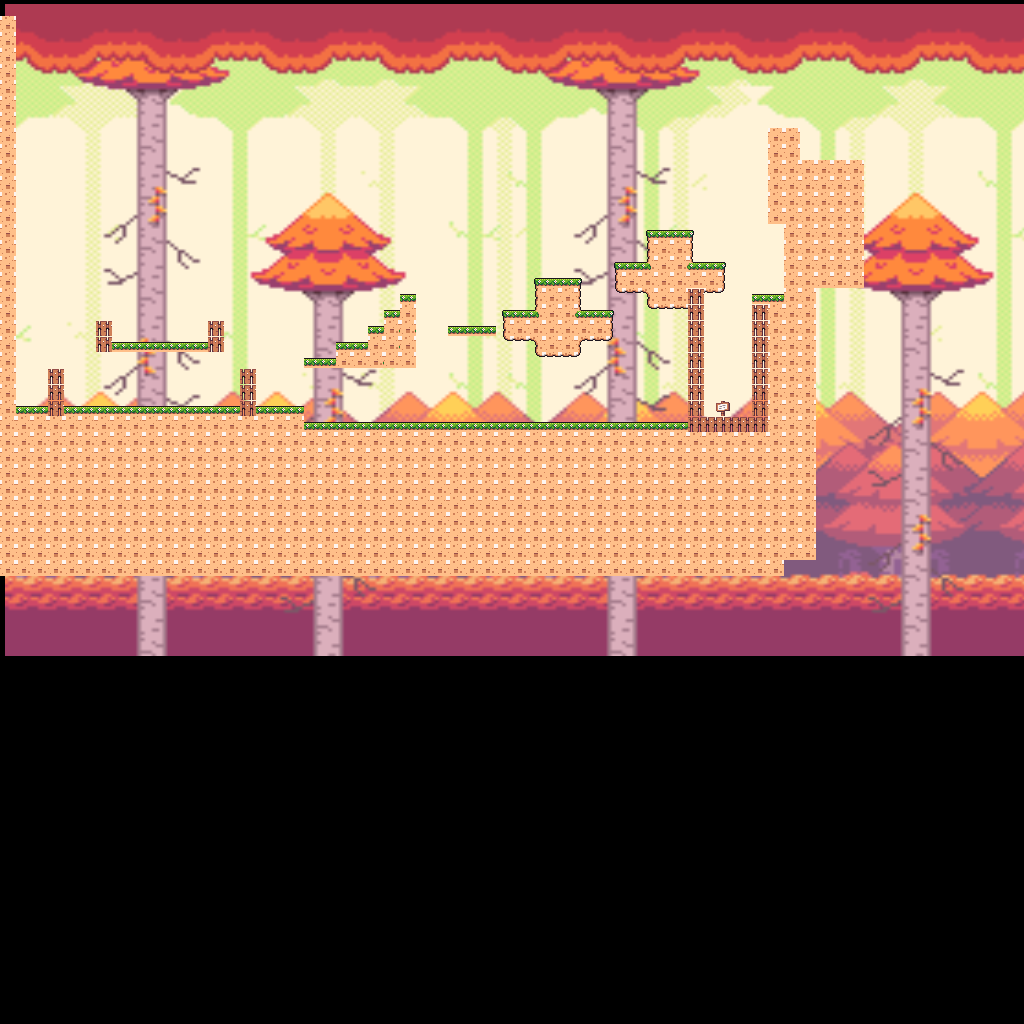

The image is a tile-based game level rendered from a .tmx file. Its description and source (layers, tilesets, objects; grid data summarised) follow:
An orthogonal 64x64 tile map with 16x16 px tiles, 2 tile layers (Background, Platform) and 30 objects (2x EnemyPathWay [0], EnemyPathWay [1], Respawn, END).

<map version="1.9" tiledversion="1.9.2" orientation="orthogonal" renderorder="right-down" width="64" height="64" tilewidth="16" tileheight="16" infinite="0" nextlayerid="6" nextobjectid="73">
 <tileset firstgid="1" name="Season Set" tilewidth="16" tileheight="16" tilecount="24150" columns="230">
  <image source="Final/Season/Season Set.png" width="3691" height="1694" />
 </tileset>
 <layer id="1" name="Background" width="64" height="64">
  <data>[4096 cells, 2624 non-empty, 2624 distinct tile ids]</data>
 </layer>
 <layer id="3" name="Platform" width="64" height="64">
  <data>[4096 cells, 767 non-empty, 51 distinct tile ids]</data>
 </layer>
 <objectgroup id="4" name="EnemyPathWay">
  <object id="1" name="EnemyPathWay [0]" x="306.5" y="389.334" width="379.333" height="32" />
  <object id="8" name="EnemyPathWay [1]" x="333.333" y="238.667" width="235.334" height="32" />
  <object id="70" name="EnemyPathWay [0]" x="69.0002" y="373.333" width="168" height="32" />
 </objectgroup>
 <objectgroup id="5" name="Collisions">
  <object id="2" x="0.5" y="405.167" width="303.5" height="26.6667" />
  <object id="6" name="Respawn" x="19" y="339" width="27" height="63" />
  <object id="9" x="96" y="320.455" width="15.9545" height="31.5" />
  <object id="10" x="208.386" y="319.932" width="15.9545" height="31.7727" />
  <object id="12" x="111.727" y="341.909" width="97" height="10" />
  <object id="13" x="0.02275" y="143.708" width="15.9545" height="257.375" />
  <object id="18" x="400.083" y="294.432" width="15.9545" height="73.5" />
  <object id="19" x="384.023" y="310.431" width="15.9545" height="57.3182" />
  <object id="20" x="368.023" y="326.796" width="15.9545" height="41.0455" />
  <object id="31" x="303.146" y="421.916" width="440.771" height="27.5834" />
  <object id="33" x="320.273" y="357.898" width="15.9545" height="10.3295" />
  <object id="34" x="303.773" y="357.773" width="15.9545" height="10.2045" />
  <object id="36" x="448.023" y="325.19" width="49.0378" height="11.2878" />
  <object id="45" name="END" x="712.167" y="376.834" width="29.6666" height="38.8333" />
  <object id="48" x="751.182" y="295.181" width="65.6844" height="125.149" rotation="359.787" />
  <object id="49" x="784.827" y="162.926" width="80.346" height="132.149" rotation="359.787" />
  <object id="50" x="768" y="127.333" width="17.3333" height="95.3333" />
  <object id="51" x="48.2728" y="367.875" width="15.9545" height="48.0455" />
  <object id="52" x="239.898" y="368.375" width="17.2045" height="36.75" />
  <object id="53" x="687.833" y="288.901" width="17.3333" height="160.765" />
  <object id="62" x="336.386" y="342.5" width="31.8295" height="25.0455" />
  <object id="63" x="534.773" y="278.419" width="46.0795" height="78.2045" />
  <object id="64" x="502.523" y="310.21" width="32.5795" height="30.2045" />
  <object id="65" x="581.148" y="310.21" width="32.0795" height="30.7045" />
  <object id="66" x="647.148" y="231.148" width="46.0795" height="78.2045" />
  <object id="67" x="614.898" y="262.939" width="32.5795" height="30.2045" />
  <object id="68" x="693.523" y="262.939" width="32.0795" height="30.7045" />
 </objectgroup>
</map>
